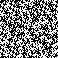

Write Python code to recreate this figure.
from PIL import Image
from secret import flag
from lfsr_parameters import register, branches
import qrcode


QR_FILE = 'qr_flag.png'


class LFSR:
    def __init__(self, register, branches):
        self.register = register
        self.branches = branches
        self.n = len(register)

    def next_bit(self):
        ret = self.register[self.n - 1]
        new = 0
        for i in self.branches:
            new ^= self.register[i - 1]
        self.register = [new] + self.register[:-1]

        return ret


def qr_text(text: bytes):
    qr = qrcode.QRCode(
        version=1,
        error_correction=qrcode.constants.ERROR_CORRECT_L,
        box_size=2,
        border=0,
    )
    qr.add_data(text.decode())
    qr.make(fit=True)

    img = qr.make_image(fill_color='black', back_color='white')

    img.save(QR_FILE)


def encrypt_png(png_path: str, result_path: str):
    generator = LFSR(register, branches)

    image = Image.open(png_path)
    w = image.width
    h = image.height

    new_image = Image.new(image.mode, image.size)
    pixels = image.load()

    for y in range(h):
        for x in range(w):
            pixel = pixels[x, y] // 255
            next_bit = generator.next_bit()
            encrypted = pixel ^ next_bit

            new_image.putpixel((x, y), encrypted * 255)

    new_image.save(result_path, image.format)


if __name__ == '__main__':
    qr_text(flag)
    encrypt_png(QR_FILE, 'qr.png')
